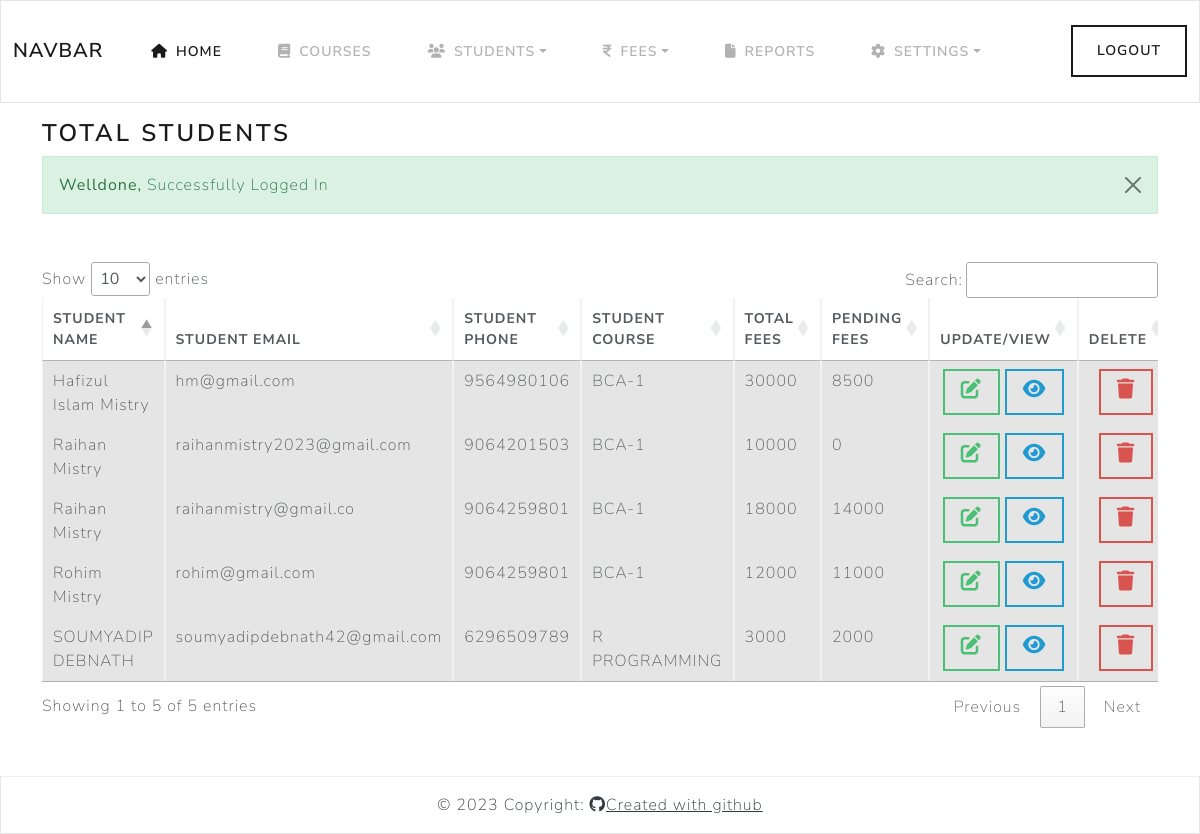
/admin/students.php (signed in), run on the app's committed database.
### tables this page shows
CREATE TABLE `students` (
  `id` int(250) NOT NULL,
  `student_name` text NOT NULL,
  `student_email` varchar(250) NOT NULL,
  `student_phone` varchar(250) NOT NULL,
  `student_address` text NOT NULL,
  `student_identity` varchar(250) NOT NULL,
  `student_identity_number` varchar(250) NOT NULL,
  `student_course` varchar(250) NOT NULL,
  `student_course_price` int(250) NOT NULL,
  `course_duration` int(250) NOT NULL,
  `total_fees` int(250) NOT NULL,
  `pending_fees` int(250) NOT NULL,
  `date` datetime NOT NULL DEFAULT current_timestamp()
);

### admin/students.php (the view, shortened to what this page needs)
<?php
	include'header.php';
?>
	<div class="container mt-3">
		<div class="page-title">
            <h3>Total Students
            </h3>
        </div>
        <?php
        if (isset($_SESSION['msg'])) {
        	?>
        		<div class="alert alert-dismissible alert-success">
					<button type="button" class="btn-close" data-bs-dismiss="alert"></button>
					<strong>Welldone,</strong> <?php echo $_SESSION['msg']; ?>
				</div>
        	<?php
        }
        ?>
		<div class="table-responsive my-5">
			<table class="table table-bordered table-hover">
			  <thead class="mt-3">
			    <tr>
			      <th scope="col">STUDENT NAME</th>
			      <th scope="col">STUDENT EMAIL</th>
			      <th scope="col">STUDENT PHONE</th>
			      <th scope="col">STUDENT COURSE</th>
			      <th scope="col">TOTAL FEES</th>
			      <th scope="col">PENDING FEES</th>
			      <th scope="col" class="text-center">UPDATE/VIEW</th>
			      <th scope="col" class="text-center">DELETE</th>
			    </tr>
			  </thead>
			  <tbody>
			  	<?php
			  		$selectQuery = mysqli_query($conn, "SELECT * FROM `students` WHERE 1");
			  		while ($result = mysqli_fetch_assoc($selectQuery)) {
			  			?>
			  				<tr class="table-active">
						      <td><?php echo($result['student_name']); ?></td>
						      <td><?php echo($result['student_email']); ?></td>
						      <td><?php echo($result['student_phone']); ?></td>
						      <td><?php echo($result['student_course']); ?></td>
						      <td><?php echo($result['total_fees']); ?></td>
						      <td><?php echo($result['pending_fees']); ?></td>
								<td class="text-center">
				                    <a href="./students_update.php?email=<?php echo $result['student_email']; ?>" data-toggle="tooltip" data-placement="botom" title="Update" class="btn btn-outline-success btn-sm"><i class="fa-solid fa-edit fa-2x"></i></a>
				                    <a href="./student_view.php?email=<?php echo $result['student_email']; ?>" data-toggle="tooltip" data-placement="botom" title="View" class="btn btn-outline-info btn-sm"><i class="fa-solid fa-eye fa-2x"></i></a>
				                </td>
				                <td class="text-center">
				                	<a href="./student_delete.php?email=<?php echo $result['student_email']; ?>" data-toggle="tooltip" data-placement="botom" title="Delete" class="btn btn-outline-danger btn-sm"><i class="fa-solid fa-trash fa-2x"></i></a>
				                </td>
						    </tr>
			  			<?php
			  		}
			  	?>
				</tbody>
			</table>
		</div>
	</div>
<?php
	include'footer.php';
?>

### data on the page
students: student_name "Raihan Mistry", student_email "raihanmistry2023@gmail.com", student_phone "9064201503", student_course "BCA-1", total_fees "10000", pending_fees "0"
students: student_name "Raihan Mistry", student_email "raihanmistry@gmail.co", student_phone "9064259801", student_course "BCA-1", total_fees "18000", pending_fees "14000"
students: student_name "Hafizul Islam Mistry", student_email "hm@gmail.com", student_phone "9564980106", student_course "BCA-1", total_fees "30000", pending_fees "8500"
students: student_name "Rohim Mistry", student_email "rohim@gmail.com", student_phone "9064259801", student_course "BCA-1", total_fees "12000", pending_fees "11000"
students: student_name "SOUMYADIP DEBNATH", student_email "soumyadipdebnath42@gmail.com", student_phone "6296509789", student_course "R PROGRAMMING", total_fees "3000", pending_fees "2000"

### other printed values
$_SESSION['msg'] "Successfully Logged In"
